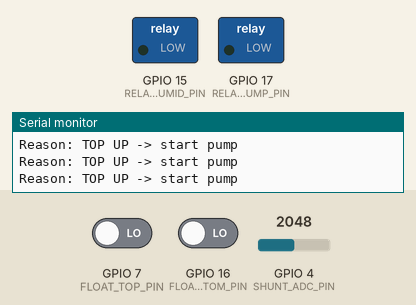
Simulated run of this sketch. Board: ESP32. Parts: switched loads named in the sketch (green lamp = pin HIGH), the last lines printed to the serial monitor. Inputs (shaded band) come from the test bench; at power-on: GPIO 7 (FLOAT_TOP_PIN) LOW, GPIO 4 (SHUNT_ADC_PIN) = 2048, GPIO 16 (FLOAT_BOTTOM_PIN) LOW (analog values on the 0–4095 scale). EEPROM starts erased.

Above: at 2.0 s.
2.1 s: GPIO 7 (FLOAT_TOP_PIN) driven HIGH
At 2.8 s:
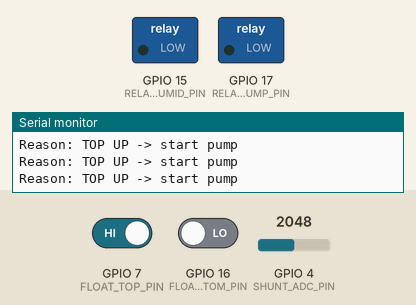
3.6 s: GPIO 7 (FLOAT_TOP_PIN) driven LOW
At 5.7 s:
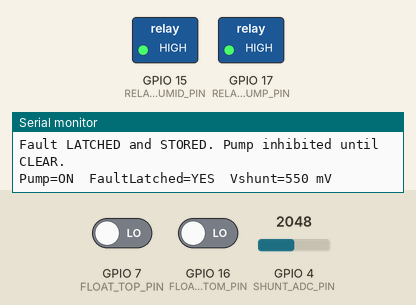
At 7.8 s:
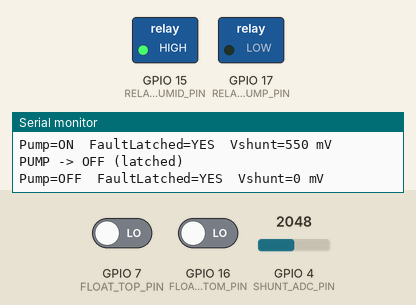
Timing chart, 0 to 9.3 s (numbered marks = the images above; inputs shaded):
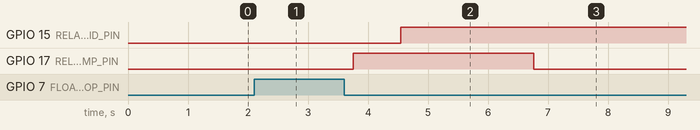

The sketch:

esp32_humid_on_off.ino
```cpp
// ============ ESP32-S3 sketch matching Nano external-pullup logic ============
#include <Arduino.h>
#include <EEPROM.h>

/* ======= PINS (ESP32-S3) ======= */
// Floats (EXTERNAL pull-ups to 3.3V; switch to GND)
const int FLOAT_TOP_PIN    = 7;     // TOP float (LOW when closed to GND)
const int FLOAT_BOTTOM_PIN = 16;    // BOTTOM float (LOW when closed to GND)

// Relays
const int RELAY_PUMP_PIN   = 17;    // pump relay IN
const int RELAY_HUMID_PIN  = 15;    // humidifier relay IN

// Per-relay polarity (same semantics as Nano)
const bool RELAY_PUMP_ACTIVE_LOW  = false;   // false=active-HIGH, true=active-LOW
const bool RELAY_HUMID_ACTIVE_LOW = true;    // humidifier module active-LOW

// Shunt sense (Node X, pump side of 1Ω) on ADC1
const int  SHUNT_ADC_PIN   = 4;     // ESP32 ADC1 channel

// Optional CLEAR button (EXTERNAL pull-up to 3.3V; button to GND)
const bool ENABLE_CLEAR_BTN = false;
const int  CLEAR_BTN_PIN    = 8;

/* ======= NOISE / TIMING GUARDS ======= */
const uint16_t FLOAT_FILTER_MS   = 150;      // must be stable this long
const uint32_t MIN_DWELL_MS      = 3000;     // min ON/OFF runtime (anti-chatter)
const uint32_t FAULT_BLANK_MS    = 700;      // ignore short-detect after pump ON

/* ======= SHORT-DETECT ======= */
const uint16_t SHORT_mV    = 400;            // >400 mV across 1Ω => fault
const uint16_t SHORT_MS    = 80;             // must exceed threshold for this long
const uint16_t ADC_SAMPLES = 12;             // averaging samples

/* ======= PERSISTENT FAULT LATCH (EEPROM) ======= */
const int EE_ADDR_FAULT      = 0;            // 1 byte
const uint8_t EE_FAULT_CLEAR = 0x00;
const uint8_t EE_FAULT_SET   = 0xF1;
const size_t EEPROM_BYTES    = 8;

/* ======= STATE ======= */
bool pumpRunning  = false;
bool faultLatched = false;  // loaded from EEPROM
uint32_t lastSwitchMs = 0;
uint32_t pumpOnAtMs   = 0;

/* ======= HELPERS ======= */
inline void setRelayLevel(int pin, bool on, bool activeLow) {
  digitalWrite(pin, activeLow ? (on ? LOW : HIGH) : (on ? HIGH : LOW));
}
inline void relayPumpOn()        { setRelayLevel(RELAY_PUMP_PIN,  true,  RELAY_PUMP_ACTIVE_LOW); }
inline void relayPumpOff()       { setRelayLevel(RELAY_PUMP_PIN,  false, RELAY_PUMP_ACTIVE_LOW); }
inline void setHumid(bool on)    { setRelayLevel(RELAY_HUMID_PIN, on,    RELAY_HUMID_ACTIVE_LOW); }

struct Debounce {
  int pin, stable, candidate; uint32_t tChange;
  void begin(int p){
    pin = p;
    pinMode(pin, INPUT);                    // <<< NO INTERNAL PULLUP >>>
    stable = candidate = digitalRead(pin);
    tChange = millis();
  }
  int read(uint16_t hold_ms){
    int raw = digitalRead(pin);
    if (raw != candidate) { candidate = raw; tChange = millis(); }
    if ((millis() - tChange) >= hold_ms && stable != candidate) stable = candidate;
    return stable;
  }
};
Debounce topF, botF;

static void eepromInit(){ EEPROM.begin(EEPROM_BYTES); }
static void saveFaultToEEPROM(bool set){
  uint8_t want = set ? EE_FAULT_SET : EE_FAULT_CLEAR;
  if (EEPROM.read(EE_ADDR_FAULT) != want) { EEPROM.write(EE_ADDR_FAULT, want); EEPROM.commit(); }
}
static bool faultStoredInEEPROM(){ return EEPROM.read(EE_ADDR_FAULT) == EE_FAULT_SET; }

/* ======= NANO-STYLE SHUNT READING (changed) ======= */
// Treat ADC full-scale as ~1.1 V (like Nano INTERNAL ref)
static const float VREF_mV = 1100.0f;   // tweak to calibrate if needed
// Optional: uncomment to force 12-bit width globally
// void analogReadResolution(int bits);  // forward
// (Arduino-ESP32 supports analogReadResolution)
uint32_t readShunt_mV() {
  uint32_t acc = 0;
  for (uint16_t i = 0; i < ADC_SAMPLES; ++i) {
    int raw = analogRead(SHUNT_ADC_PIN);        // 0..4095 (12-bit)
    acc += (uint32_t)raw;
    delayMicroseconds(200);
  }
  float avg = acc / (float)ADC_SAMPLES;         // average raw counts
  // Scale to millivolts using Nano-like 1.1 V FS and 12-bit span
  float mv = (avg * VREF_mV) / 4095.0f;
  return (uint32_t)(mv + 0.5f);
}

void applyPumpState(bool on) {
  if (on == pumpRunning) return;
  if (millis() - lastSwitchMs < MIN_DWELL_MS) return;  // dwell guard
  if (on) {
    relayPumpOn();
    pumpOnAtMs = millis();
    Serial.println(F("PUMP -> ON (latched)"));
  } else {
    relayPumpOff();
    Serial.println(F("PUMP -> OFF (latched)"));
  }
  pumpRunning = on;
  lastSwitchMs = millis();
}

bool checkClearButtonOnce(){
  if (!ENABLE_CLEAR_BTN) return false;
  static int last=HIGH; static uint32_t t=0;
  int v = digitalRead(CLEAR_BTN_PIN);
  if (v != last){ last=v; t=millis(); }
  if (last==LOW && millis()-t>20){ while(digitalRead(CLEAR_BTN_PIN)==LOW) delay(5); return true; }
  return false;
}

/* ======= SETUP ======= */
void setup() {
  Serial.begin(115200);
  delay(800); // let USB-CDC enumerate

  // Inputs with EXTERNAL pull-ups (to 3.3V)
  topF.begin(FLOAT_TOP_PIN);
  botF.begin(FLOAT_BOTTOM_PIN);
  if (ENABLE_CLEAR_BTN) pinMode(CLEAR_BTN_PIN, INPUT); // no internal pull-up

  // Outputs
  pinMode(RELAY_PUMP_PIN,  OUTPUT);
  pinMode(RELAY_HUMID_PIN, OUTPUT);
  relayPumpOff();
  setHumid(true);     // ON unless fault

  // ADC config — mimic Nano 1.1V span
  pinMode(SHUNT_ADC_PIN, INPUT_PULLDOWN);       // keep Node X from floating when pump OFF
  analogSetPinAttenuation(SHUNT_ADC_PIN, ADC_0db); // ~1.1V FS
  // Optional: lock width to 12-bit so 0..4095 math stays true
  analogReadResolution(12);

  // EEPROM
  eepromInit();
  faultLatched = faultStoredInEEPROM();

  Serial.println(F("\nESP32-S3: Nano-equivalent logic (external pull-ups)"));
  Serial.print(F("Pump relay trigger: "));  Serial.println(RELAY_PUMP_ACTIVE_LOW  ? F("LOW") : F("HIGH"));
  Serial.print(F("Humid relay trigger: ")); Serial.println(RELAY_HUMID_ACTIVE_LOW ? F("LOW") : F("HIGH"));
  if (faultLatched) Serial.println(F("Persistent FAULT latched: pump inhibited until CLEAR."));
  Serial.println(F("To CLEAR fault: send 'C' or press CLEAR button (if enabled)."));
}

/* ======= LOOP ======= */
void loop() {
  // Manual clear
  if (ENABLE_CLEAR_BTN && checkClearButtonOnce()){
    faultLatched = false; saveFaultToEEPROM(false);
    Serial.println(F("Fault CLEARED via button."));
  }
  if (Serial.available()){
    char c = Serial.read();
    if (c=='C'){ faultLatched=false; saveFaultToEEPROM(false); Serial.println(F("Fault CLEARED via Serial.")); }
  }

  // Debounced floats (LOW = closed to GND; HIGH = open via external pull-up)
  int top    = topF.read(FLOAT_FILTER_MS);      // TOP: LOW = UP (FULL)
  int bottom = botF.read(FLOAT_FILTER_MS);      // BOTTOM: HIGH = DOWN (LOW level)

  if (faultLatched) {
    if (pumpRunning) applyPumpState(false);
    setHumid(false); // OFF on fault
  } else {
    // === CONTROL WITHOUT ONE-SHOT (mirror Nano) ===
    if (!pumpRunning) {
      if (top == LOW) { // your Nano "start on top LOW"
        applyPumpState(true);
        Serial.println(F("Reason: TOP UP -> start pump"));
      }
    } else {
      if (bottom == HIGH) { // bottom open -> stop
        applyPumpState(false);
        Serial.println(F("Reason: BOTTOM DOWN -> stop pump"));
      }
    }

    // Short-detect with inrush blanking (now using Nano-like scaling)
    static uint32_t overStart = 0;
    if (pumpRunning) {
      if (millis() - pumpOnAtMs >= FAULT_BLANK_MS) {
        uint32_t mv = readShunt_mV();                 // <-- changed function
        if (mv > SHORT_mV) {
          if (overStart == 0) overStart = millis();
          if (millis() - overStart >= SHORT_MS) {
            Serial.print(F("FAULT: Vshunt=")); Serial.print(mv); Serial.println(F(" mV > 400 mV"));
            applyPumpState(false);
            faultLatched = true;
            saveFaultToEEPROM(true);
            Serial.println(F("Fault LATCHED and STORED. Pump inhibited until CLEAR."));
          }
        } else {
          overStart = 0;
        }
      } else {
        overStart = 0; // ignore inrush
      }
    }

    setHumid(!faultLatched); // ON unless fault
  }

  // Debug (1 Hz)
  static uint32_t lastDbg=0;
  if (millis() - lastDbg > 1000) {
    lastDbg = millis();
    Serial.print(F("Pump="));  Serial.print(pumpRunning?F("ON"):F("OFF"));
    Serial.print(F("  FaultLatched=")); Serial.print(faultLatched?F("YES"):F("NO"));
    uint32_t mv = pumpRunning ? readShunt_mV() : 0;
    Serial.print(F("  Vshunt=")); Serial.print(mv); Serial.println(F(" mV"));
  }

  delay(5);
}
```

Measured:
- after the input at 2.1 s, GPIO 17 (RELAY_PUMP_PIN): stays LOW (without the input it goes to HIGH after 0.90 s)
- after the input at 3.6 s, GPIO 15 (RELAY_HUMID_PIN): LOW → HIGH after 0.95 s; GPIO 17 (RELAY_PUMP_PIN): LOW → HIGH after 0.16 s, → LOW 3.0 s later
